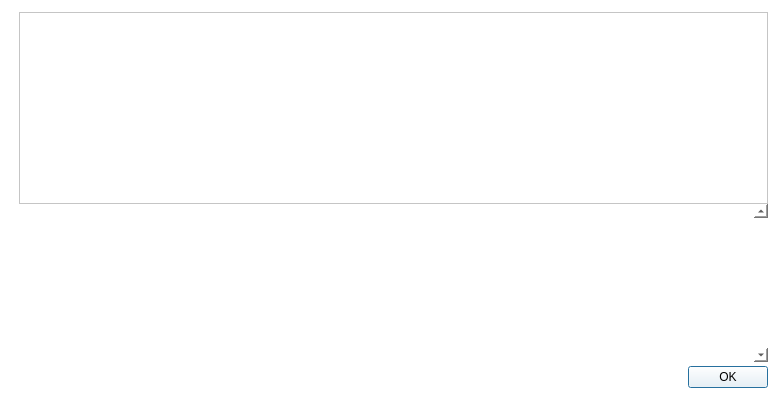
<?xml version="1.0" encoding="UTF-8"?>
<ui version="4.0">
 <class>HelpMessageDialog</class>
 <widget class="QDialog" name="HelpMessageDialog">
  <property name="geometry">
   <rect>
    <x>0</x>
    <y>0</y>
    <width>780</width>
    <height>400</height>
   </rect>
  </property>
  <property name="styleSheet">
   <string notr="true">font: 8pt &quot;UD Digi Kyokasho NP-R&quot;;
background-color: rgb(255, 255, 255)
</string>
  </property>
  <layout class="QHBoxLayout" name="horizontalLayout_2">
   <property name="spacing">
    <number>0</number>
   </property>
   <property name="leftMargin">
    <number>12</number>
   </property>
   <property name="topMargin">
    <number>12</number>
   </property>
   <property name="rightMargin">
    <number>12</number>
   </property>
   <property name="bottomMargin">
    <number>12</number>
   </property>
   <item>
    <layout class="QVBoxLayout" name="verticalLayoutLogo" stretch="0,0">
     <property name="leftMargin">
      <number>0</number>
     </property>
     <property name="topMargin">
      <number>4</number>
     </property>
     <property name="rightMargin">
      <number>0</number>
     </property>
     <item>
      <widget class="QLabel" name="aboutLogo">
       <property name="sizePolicy">
        <sizepolicy hsizetype="Preferred" vsizetype="Ignored">
         <horstretch>0</horstretch>
         <verstretch>0</verstretch>
        </sizepolicy>
       </property>
       <property name="maximumSize">
        <size>
         <width>100</width>
         <height>100</height>
        </size>
       </property>
       <property name="pixmap">
        <pixmap resource="../bitcoin.qrc">:/icons/bitcoin</pixmap>
       </property>
       <property name="scaledContents">
        <bool>true</bool>
       </property>
       <property name="alignment">
        <set>Qt::AlignLeading|Qt::AlignLeft|Qt::AlignTop</set>
       </property>
      </widget>
     </item>
     <item>
      <widget class="QFrame" name="frame">
       <property name="frameShape">
        <enum>QFrame::NoFrame</enum>
       </property>
       <property name="frameShadow">
        <enum>QFrame::Raised</enum>
       </property>
       <widget class="QLabel" name="constelitoOk">
        <property name="geometry">
         <rect>
          <x>0</x>
          <y>160</y>
          <width>100</width>
          <height>100</height>
         </rect>
        </property>
        <property name="maximumSize">
         <size>
          <width>100</width>
          <height>100</height>
         </size>
        </property>
        <property name="text">
         <string/>
        </property>
        <property name="pixmap">
         <pixmap resource="../bitcoin.qrc">:/icons/constelito_12</pixmap>
        </property>
        <property name="scaledContents">
         <bool>true</bool>
        </property>
        <property name="alignment">
         <set>Qt::AlignLeading|Qt::AlignLeft|Qt::AlignTop</set>
        </property>
       </widget>
      </widget>
     </item>
    </layout>
   </item>
   <item>
    <layout class="QVBoxLayout" name="verticalLayout">
     <item>
      <widget class="QTextEdit" name="helpMessage">
       <property name="readOnly">
        <bool>true</bool>
       </property>
      </widget>
     </item>
     <item>
      <widget class="QScrollArea" name="scrollArea">
       <property name="frameShape">
        <enum>QFrame::NoFrame</enum>
       </property>
       <property name="verticalScrollBarPolicy">
        <enum>Qt::ScrollBarAlwaysOn</enum>
       </property>
       <property name="widgetResizable">
        <bool>true</bool>
       </property>
       <widget class="QWidget" name="scrollAreaWidgetContents">
        <property name="geometry">
         <rect>
          <x>0</x>
          <y>0</y>
          <width>635</width>
          <height>137</height>
         </rect>
        </property>
        <layout class="QVBoxLayout" name="verticalLayout_2">
         <item>
          <widget class="QLabel" name="aboutMessage">
           <property name="cursor">
            <cursorShape>IBeamCursor</cursorShape>
           </property>
           <property name="textFormat">
            <enum>Qt::PlainText</enum>
           </property>
           <property name="alignment">
            <set>Qt::AlignLeading|Qt::AlignLeft|Qt::AlignTop</set>
           </property>
           <property name="openExternalLinks">
            <bool>true</bool>
           </property>
           <property name="textInteractionFlags">
            <set>Qt::LinksAccessibleByMouse|Qt::TextSelectableByKeyboard|Qt::TextSelectableByMouse</set>
           </property>
          </widget>
         </item>
        </layout>
       </widget>
      </widget>
     </item>
     <item>
      <spacer name="verticalSpacer">
       <property name="orientation">
        <enum>Qt::Vertical</enum>
       </property>
       <property name="sizeType">
        <enum>QSizePolicy::Fixed</enum>
       </property>
       <property name="sizeHint" stdset="0">
        <size>
         <width>4</width>
         <height>4</height>
        </size>
       </property>
      </spacer>
     </item>
     <item>
      <widget class="QDialogButtonBox" name="okButton">
       <property name="orientation">
        <enum>Qt::Horizontal</enum>
       </property>
       <property name="standardButtons">
        <set>QDialogButtonBox::Ok</set>
       </property>
      </widget>
     </item>
    </layout>
   </item>
  </layout>
 </widget>
 <resources>
  <include location="../bitcoin.qrc"/>
 </resources>
 <connections>
  <connection>
   <sender>okButton</sender>
   <signal>accepted()</signal>
   <receiver>HelpMessageDialog</receiver>
   <slot>accept()</slot>
   <hints>
    <hint type="sourcelabel">
     <x>20</x>
     <y>20</y>
    </hint>
    <hint type="destinationlabel">
     <x>20</x>
     <y>20</y>
    </hint>
   </hints>
  </connection>
  <connection>
   <sender>okButton</sender>
   <signal>rejected()</signal>
   <receiver>HelpMessageDialog</receiver>
   <slot>reject()</slot>
   <hints>
    <hint type="sourcelabel">
     <x>20</x>
     <y>20</y>
    </hint>
    <hint type="destinationlabel">
     <x>20</x>
     <y>20</y>
    </hint>
   </hints>
  </connection>
 </connections>
</ui>
